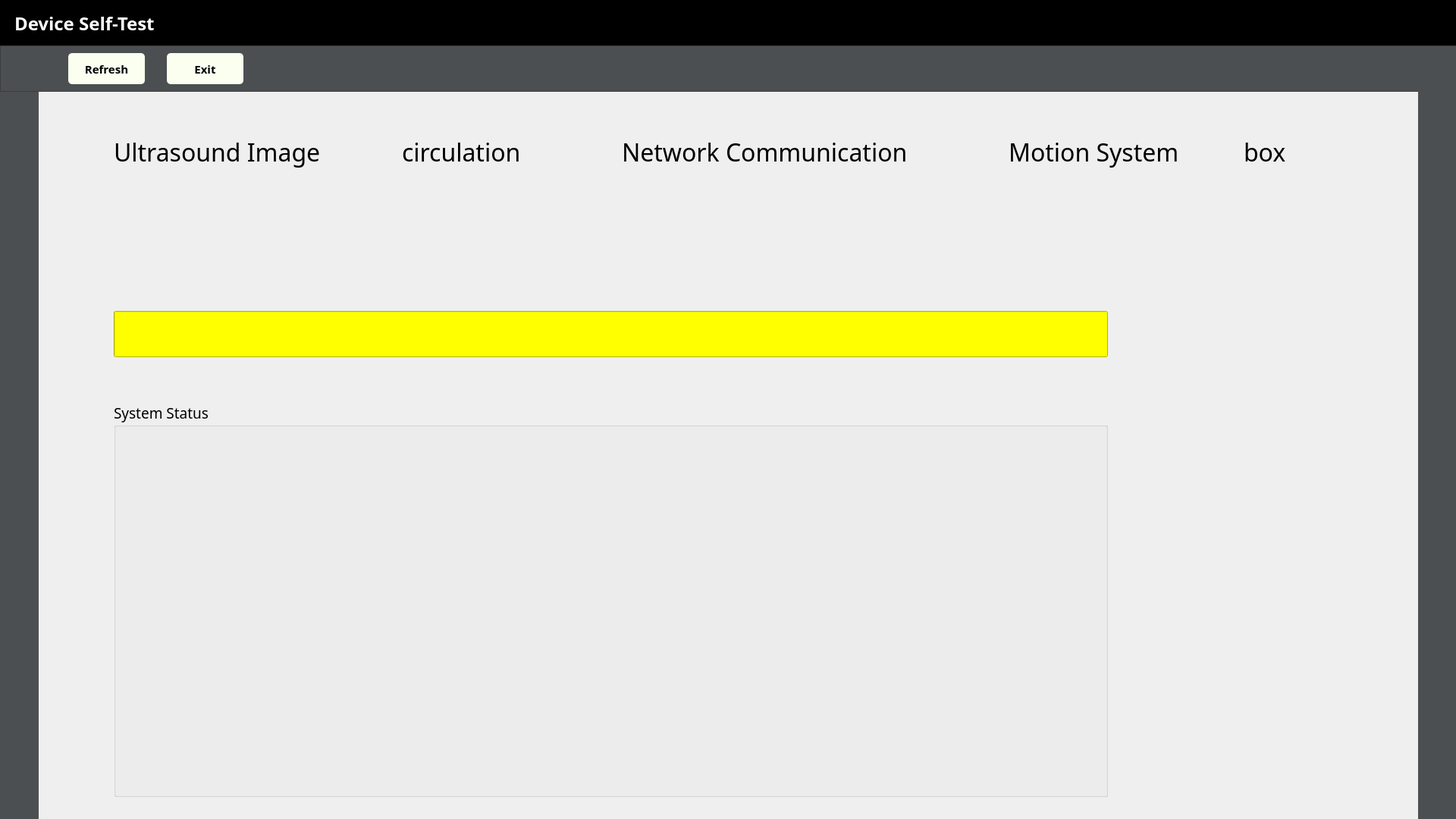
<?xml version="1.0" encoding="UTF-8"?>
<ui version="4.0">
 <class>SelfTestDlg</class>
 <widget class="QDialog" name="SelfTestDlg">
  <property name="enabled">
   <bool>true</bool>
  </property>
  <property name="geometry">
   <rect>
    <x>0</x>
    <y>0</y>
    <width>1920</width>
    <height>1080</height>
   </rect>
  </property>
  <property name="windowTitle">
   <string>Dialog</string>
  </property>
  <widget class="QLabel" name="label_separator_5">
   <property name="geometry">
    <rect>
     <x>0</x>
     <y>120</y>
     <width>51</width>
     <height>961</height>
    </rect>
   </property>
   <property name="styleSheet">
    <string notr="true">background-color: rgb(76, 79, 81);</string>
   </property>
   <property name="lineWidth">
    <number>1</number>
   </property>
   <property name="text">
    <string/>
   </property>
  </widget>
  <widget class="QFrame" name="frame_2">
   <property name="geometry">
    <rect>
     <x>-1</x>
     <y>0</y>
     <width>1921</width>
     <height>61</height>
    </rect>
   </property>
   <property name="styleSheet">
    <string notr="true">background-color: rgb(0, 0, 0);</string>
   </property>
   <property name="frameShape">
    <enum>QFrame::StyledPanel</enum>
   </property>
   <property name="frameShadow">
    <enum>QFrame::Raised</enum>
   </property>
   <widget class="QLabel" name="label_11">
    <property name="geometry">
     <rect>
      <x>20</x>
      <y>15</y>
      <width>201</width>
      <height>31</height>
     </rect>
    </property>
    <property name="font">
     <font>
      <family>微软雅黑</family>
      <pointsize>18</pointsize>
      <weight>75</weight>
      <bold>true</bold>
     </font>
    </property>
    <property name="styleSheet">
     <string notr="true">background-color: rgb(0, 0, 0);
color: rgb(255, 255, 255);</string>
    </property>
    <property name="text">
     <string>Device Self-Test</string>
    </property>
   </widget>
  </widget>
  <widget class="QFrame" name="frame">
   <property name="geometry">
    <rect>
     <x>0</x>
     <y>60</y>
     <width>1921</width>
     <height>61</height>
    </rect>
   </property>
   <property name="styleSheet">
    <string notr="true">background-color: rgb(76, 79, 81);</string>
   </property>
   <property name="frameShape">
    <enum>QFrame::StyledPanel</enum>
   </property>
   <property name="frameShadow">
    <enum>QFrame::Raised</enum>
   </property>
   <widget class="QPushButton" name="pushButton_quit">
    <property name="geometry">
     <rect>
      <x>220</x>
      <y>10</y>
      <width>101</width>
      <height>41</height>
     </rect>
    </property>
    <property name="font">
     <font>
      <family>微软雅黑</family>
      <pointsize>11</pointsize>
      <weight>75</weight>
      <bold>true</bold>
     </font>
    </property>
    <property name="styleSheet">
     <string notr="true">background-color: rgb(250, 255, 240);color:rgb(0,0,0);border-radius:5px;</string>
    </property>
    <property name="text">
     <string>Exit</string>
    </property>
   </widget>
   <widget class="QPushButton" name="pushButton_refresh">
    <property name="geometry">
     <rect>
      <x>90</x>
      <y>10</y>
      <width>101</width>
      <height>41</height>
     </rect>
    </property>
    <property name="font">
     <font>
      <family>微软雅黑</family>
      <pointsize>11</pointsize>
      <weight>75</weight>
      <bold>true</bold>
     </font>
    </property>
    <property name="styleSheet">
     <string notr="true">background-color: rgb(250, 255, 240);color:rgb(0,0,0);border-radius:5px;</string>
    </property>
    <property name="text">
     <string>Refresh</string>
    </property>
   </widget>
  </widget>
  <widget class="QLabel" name="label_separator_6">
   <property name="geometry">
    <rect>
     <x>1870</x>
     <y>120</y>
     <width>51</width>
     <height>961</height>
    </rect>
   </property>
   <property name="styleSheet">
    <string notr="true">background-color: rgb(76, 79, 81);</string>
   </property>
   <property name="lineWidth">
    <number>1</number>
   </property>
   <property name="text">
    <string/>
   </property>
  </widget>
  <widget class="QLabel" name="label_imageb">
   <property name="geometry">
    <rect>
     <x>200</x>
     <y>270</y>
     <width>50</width>
     <height>50</height>
    </rect>
   </property>
   <property name="styleSheet">
    <string notr="true"/>
   </property>
   <property name="text">
    <string/>
   </property>
  </widget>
    <widget class="QLabel" name="label_3">
     <property name="geometry">
      <rect>
       <x>530</x>
       <y>180</y>
       <width>260</width>
       <height>41</height>
      </rect>
     </property>
     <property name="font">
      <font>
       <family>微软雅黑</family>
       <pointsize>24</pointsize>
       <weight>50</weight>
       <bold>false</bold>
      </font>
     </property>
     <property name="text">
      <string>circulation</string>
     </property>
    </widget>
    <widget class="QLabel" name="label_4">
     <property name="geometry">
      <rect>
       <x>820</x>
       <y>180</y>
       <width>480</width>
       <height>41</height>
      </rect>
     </property>
     <property name="font">
      <font>
       <family>微软雅黑</family>
       <pointsize>24</pointsize>
       <weight>50</weight>
       <bold>false</bold>
      </font>
     </property>
     <property name="text">
      <string>Network Communication</string>
     </property>
    </widget>
  <widget class="QLabel" name="label_append">
   <property name="geometry">
    <rect>
     <x>1400</x>
     <y>270</y>
     <width>50</width>
     <height>50</height>
    </rect>
   </property>
   <property name="styleSheet">
    <string notr="true"/>
   </property>
   <property name="text">
    <string/>
   </property>
  </widget>
    <widget class="QLabel" name="label">
     <property name="geometry">
      <rect>
       <x>1640</x>
       <y>180</y>
       <width>200</width>
       <height>41</height>
      </rect>
     </property>
     <property name="font">
      <font>
       <family>微软雅黑</family>
       <pointsize>24</pointsize>
       <weight>50</weight>
       <bold>false</bold>
      </font>
     </property>
     <property name="text">
      <string>box</string>
     </property>
    </widget>
  <widget class="QLabel" name="label_location">
   <property name="geometry">
    <rect>
     <x>1100</x>
     <y>270</y>
     <width>50</width>
     <height>50</height>
    </rect>
   </property>
   <property name="styleSheet">
    <string notr="true"/>
   </property>
   <property name="text">
    <string/>
   </property>
  </widget>
  <widget class="QLabel" name="label_warter">
   <property name="geometry">
    <rect>
     <x>480</x>
     <y>270</y>
     <width>50</width>
     <height>50</height>
    </rect>
   </property>
   <property name="styleSheet">
    <string notr="true"/>
   </property>
   <property name="text">
    <string/>
   </property>
  </widget>
   <widget class="QLabel" name="label_5">
    <property name="geometry">
     <rect>
      <x>150</x>
      <y>180</y>
      <width>320</width>
      <height>41</height>
     </rect>
    </property>
    <property name="font">
     <font>
      <family>微软雅黑</family>
      <pointsize>24</pointsize>
      <weight>50</weight>
      <bold>false</bold>
     </font>
    </property>
    <property name="text">
     <string>Ultrasound Image</string>
    </property>
   </widget>
    <widget class="QLabel" name="label_2">
     <property name="geometry">
      <rect>
       <x>1330</x>
       <y>180</y>
       <width>280</width>
       <height>41</height>
      </rect>
     </property>
     <property name="font">
      <font>
       <family>微软雅黑</family>
       <pointsize>24</pointsize>
       <weight>50</weight>
       <bold>false</bold>
      </font>
     </property>
     <property name="text">
      <string>Motion System</string>
     </property>
    </widget>
  <widget class="QLabel" name="label_network">
   <property name="geometry">
    <rect>
     <x>780</x>
     <y>270</y>
     <width>50</width>
     <height>50</height>
    </rect>
   </property>
   <property name="styleSheet">
    <string notr="true"/>
   </property>
   <property name="text">
    <string/>
   </property>
  </widget>
  <widget class="QProgressBar" name="progressBar">
   <property name="geometry">
    <rect>
     <x>150</x>
     <y>410</y>
     <width>1311</width>
     <height>61</height>
    </rect>
   </property>
   <property name="autoFillBackground">
    <bool>false</bool>
   </property>
   <property name="styleSheet">
    <string notr="true">background-color: rgb(255, 255, 0);

</string>
   </property>
   <property name="value">
    <number>0</number>
   </property>
   <property name="textVisible">
    <bool>false</bool>
   </property>
   <property name="invertedAppearance">
    <bool>false</bool>
   </property>
  </widget>
  <widget class="QGroupBox" name="groupBox_5">
   <property name="geometry">
    <rect>
     <x>150</x>
     <y>530</y>
     <width>1311</width>
     <height>521</height>
    </rect>
   </property>
   <property name="font">
    <font>
     <family>微软雅黑</family>
     <pointsize>14</pointsize>
    </font>
   </property>
   <property name="title">
    <string>System Status</string>
   </property>
   <widget class="QTextEdit" name="textEdit_shelf_check_status">
    <property name="geometry">
     <rect>
      <x>20</x>
      <y>30</y>
      <width>1271</width>
      <height>471</height>
     </rect>
    </property>
    <property name="font">
     <font>
      <family>微软雅黑</family>
      <pointsize>14</pointsize>
      <weight>50</weight>
      <italic>false</italic>
      <bold>false</bold>
     </font>
    </property>
    <property name="styleSheet">
     <string notr="true">background-color: rgba(255, 255, 255, 0);
font: 14pt &quot;微软雅黑&quot;;</string>
    </property>
   </widget>
  </widget>
 </widget>
 <resources/>
 <connections/>
</ui>
